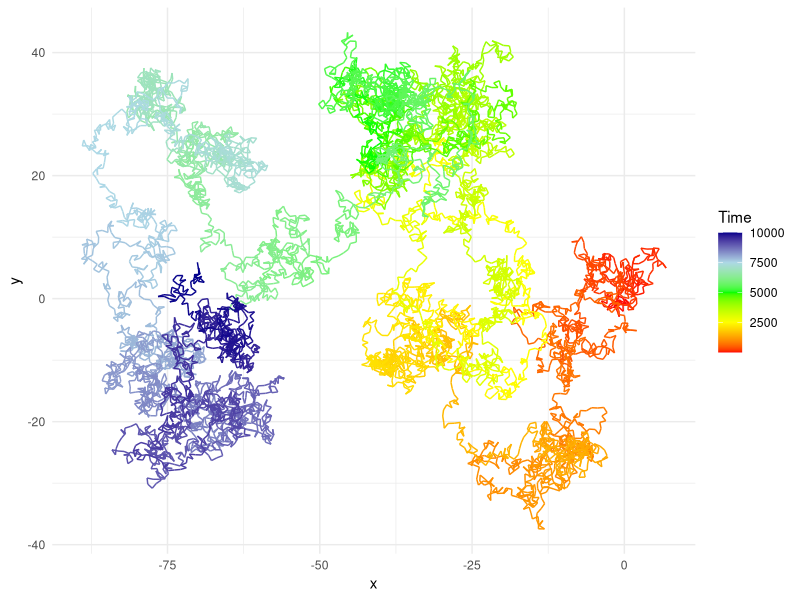

Write the R code that produced this figure.
# AUTHOR: Shade Wilson
# EMAIL: shadew@uw.edu
# DESCRIPTION: The following function is a simulation of the random walk phenomena.
# It uses the runif() funtion to return a uniform random number from 0 to 1, which is then
# scaled up to between 0 and 2pi. The number is then used as an angle, and the coordinate
# changes are calculated using the sin and cos values. random_walk() has three optional
# arguments: time, gradient, and step_size. 

# The time argument specifies how many points you want
# to create, or more generally, how long you want the simulation to run. There's a 1:1 ratio of
# time to points created. 

# The gradient argument is used in graphing the path over time; it specifies what colors to 
# transtion from/to, with the first color in the vector as the first color, and the last as
# the last.

# Lastly, the step_size argument modifies how long each step is. This argument does not effect
# the overall appearance of the graph, only the scale.

library(tidyverse)

random_walk <- function(time = 10000, 
                        gradient = c("red","yellow","green", "lightblue","darkblue"),
                        step_size = 1) {
  # Arguments supplied must be the right type or else the function will fail in the beginning.
  # Time and step_size need to be a numeric, gradient must be a character vector.
  stopifnot(is.numeric(time), is.character(gradient), is.numeric(step_size))
  
  # Creating an index for each step, starting at 1.
  walk <- (1:time)
  
  x <- vector("integer", length = length(walk))
  y <- vector("integer", length = length(walk))
  
  # Preparing the walk datafram to track x and y positions, creating random numbers with runif(),
  # and calculating the changes in x and y (dx, dy) for each random number, modified by
  # the step size.
  walk <- cbind(walk, x, y) %>% 
    as.tibble() %>% 
    mutate(random = runif(time) * 2 * pi,
           dx = sin(random) * step_size,
           dy = cos(random) * step_size)
  
  # For each instance in time, the position of the object is calculated using the position
  # of the object one instance before and the change in position calculated earlier.
  for (i in seq_along(1:(time-1))) {
    walk$x[i + 1] <- walk$x[i] + walk$dx[i + 1]
    walk$y[i + 1] <- walk$y[i] + walk$dy[i + 1]
  }
  
  # Plotting each position in time using geom_path()
  plot <- ggplot(walk, aes(x, y, color = walk)) +
    geom_path() + 
    labs(color = "Time") +
    scale_colour_gradientn(colors = gradient) +
    theme_minimal()
  
  print(plot)
}


random_walk()

  